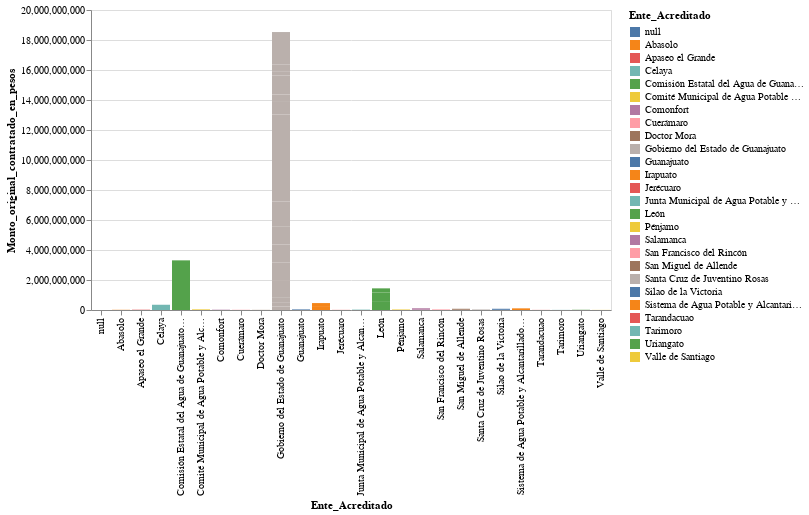

Write notebook code for a chart like this one.
### Markdown cell above
## __Visualizacion de los datos.__

### Code cell
Grafico_2 = alt.Chart(Datos).mark_bar().encode(
    x = 'Ente_Acreditado',
    y = 'Monto_original_contratado_en_pesos',
    color = 'Ente_Acreditado'
)
Grafico_2
